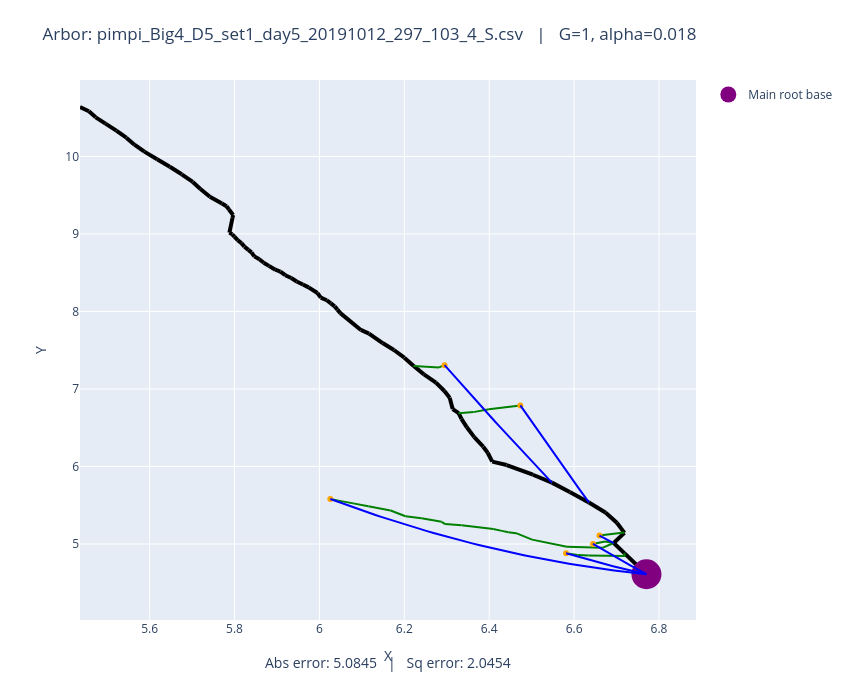

Notebook source saved alongside this figure:
### Code cell
# Plot both observed and optimized
plot_arbors(fname, 1, 0.018)

### Figure 1 — Plotly figure (JSON) as saved in the notebook; plotly's stock layout.template omitted (floating-point values rounded to 4 significant figures)
{"data": [{"line": {"color": "black", "width": 4}, "mode": "lines", "showlegend": false, "type": "scatter", "x": [6.77, 6.718], "y": [4.61, 4.882]}, {"line": {"color": "black", "width": 4}, "mode": "lines", "showlegend": false, "type": "scatter", "x": [6.718, 6.693], "y": [4.882, 5.013]}, {"line": {"color": "black", "width": 4}, "mode": "lines", "showlegend": false, "type": "scatter", "x": [6.693, 6.719], "y": [5.013, 5.144]}, {"line": {"color": "black", "width": 4}, "mode": "lines", "showlegend": false, "type": "scatter", "x": [6.719, 6.701], "y": [5.144, 5.274]}, {"line": {"color": "black", "width": 4}, "mode": "lines", "showlegend": false, "type": "scatter", "x": [6.701, 6.674], "y": [5.274, 5.406]}, {"line": {"color": "black", "width": 4}, "mode": "lines", "showlegend": false, "type": "scatter", "x": [6.674, 6.635], "y": [5.406, 5.536]}, {"line": {"color": "black", "width": 4}, "mode": "lines", "showlegend": false, "type": "scatter", "x": [6.635, 6.59], "y": [5.536, 5.672]}, {"line": {"color": "black", "width": 4}, "mode": "lines", "showlegend": false, "type": "scatter", "x": [6.59, 6.548], "y": [5.672, 5.792]}, {"line": {"color": "black", "width": 4}, "mode": "lines", "showlegend": false, "type": "scatter", "x": [6.548, 6.503], "y": [5.792, 5.894]}, {"line": {"color": "black", "width": 4}, "mode": "lines", "showlegend": false, "type": "scatter", "x": [6.503, 6.441], "y": [5.894, 6.019]}, {"line": {"color": "black", "width": 4}, "mode": "lines", "showlegend": false, "type": "scatter", "x": [6.441, 6.407], "y": [6.019, 6.063]}, {"line": {"color": "black", "width": 4}, "mode": "lines", "showlegend": false, "type": "scatter", "x": [6.407, 6.396], "y": [6.063, 6.177]}, {"line": {"color": "black", "width": 4}, "mode": "lines", "showlegend": false, "type": "scatter", "x": [6.396, 6.386], "y": [6.177, 6.255]}, {"line": {"color": "black", "width": 4}, "mode": "lines", "showlegend": false, "type": "scatter", "x": [6.386, 6.365], "y": [6.255, 6.379]}, {"line": {"color": "black", "width": 4}, "mode": "lines", "showlegend": false, "type": "scatter", "x": [6.365, 6.347], "y": [6.379, 6.505]}, {"line": {"color": "black", "width": 4}, "mode": "lines", "showlegend": false, "type": "scatter", "x": [6.347, 6.335], "y": [6.505, 6.615]}, {"line": {"color": "black", "width": 4}, "mode": "lines", "showlegend": false, "type": "scatter", "x": [6.335, 6.328], "y": [6.615, 6.688]}, {"line": {"color": "black", "width": 4}, "mode": "lines", "showlegend": false, "type": "scatter", "x": [6.328, 6.314], "y": [6.688, 6.741]}, {"line": {"color": "black", "width": 4}, "mode": "lines", "showlegend": false, "type": "scatter", "x": [6.314, 6.307], "y": [6.741, 6.888]}, {"line": {"color": "black", "width": 4}, "mode": "lines", "showlegend": false, "type": "scatter", "x": [6.307, 6.294], "y": [6.888, 6.973]}, {"line": {"color": "black", "width": 4}, "mode": "lines", "showlegend": false, "type": "scatter", "x": [6.294, 6.275], "y": [6.973, 7.082]}, {"line": {"color": "black", "width": 4}, "mode": "lines", "showlegend": false, "type": "scatter", "x": [6.275, 6.246], "y": [7.082, 7.188]}, {"line": {"color": "black", "width": 4}, "mode": "lines", "showlegend": false, "type": "scatter", "x": [6.246, 6.222], "y": [7.188, 7.296]}, {"line": {"color": "black", "width": 4}, "mode": "lines", "showlegend": false, "type": "scatter", "x": [6.222, 6.2], "y": [7.296, 7.404]}, {"line": {"color": "black", "width": 4}, "mode": "lines", "showlegend": false, "type": "scatter", "x": [6.2, 6.176], "y": [7.404, 7.502]}, {"line": {"color": "black", "width": 4}, "mode": "lines", "showlegend": false, "type": "scatter", "x": [6.176, 6.149], "y": [7.502, 7.592]}, {"line": {"color": "black", "width": 4}, "mode": "lines", "showlegend": false, "type": "scatter", "x": [6.149, 6.117], "y": [7.592, 7.715]}, {"line": {"color": "black", "width": 4}, "mode": "lines", "showlegend": false, "type": "scatter", "x": [6.117, 6.098], "y": [7.715, 7.761]}, {"line": {"color": "black", "width": 4}, "mode": "lines", "showlegend": false, "type": "scatter", "x": [6.098, 6.049], "y": [7.761, 7.978]}, {"line": {"color": "black", "width": 4}, "mode": "lines", "showlegend": false, "type": "scatter", "x": [6.049, 6.042], "y": [7.978, 8.023]}, {"line": {"color": "black", "width": 4}, "mode": "lines", "showlegend": false, "type": "scatter", "x": [6.042, 6.036], "y": [8.023, 8.065]}, {"line": {"color": "black", "width": 4}, "mode": "lines", "showlegend": false, "type": "scatter", "x": [6.036, 6.027], "y": [8.065, 8.104]}, {"line": {"color": "black", "width": 4}, "mode": "lines", "showlegend": false, "type": "scatter", "x": [6.027, 6.017], "y": [8.104, 8.145]}, {"line": {"color": "black", "width": 4}, "mode": "lines", "showlegend": false, "type": "scatter", "x": [6.017, 6.003], "y": [8.145, 8.179]}, {"line": {"color": "black", "width": 4}, "mode": "lines", "showlegend": false, "type": "scatter", "x": [6.003, 5.995], "y": [8.179, 8.238]}, {"line": {"color": "black", "width": 4}, "mode": "lines", "showlegend": false, "type": "scatter", "x": [5.995, 5.975], "y": [8.238, 8.31]}, {"line": {"color": "black", "width": 4}, "mode": "lines", "showlegend": false, "type": "scatter", "x": [5.975, 5.961], "y": [8.31, 8.347]}, {"line": {"color": "black", "width": 4}, "mode": "lines", "showlegend": false, "type": "scatter", "x": [5.961, 5.946], "y": [8.347, 8.387]}, {"line": {"color": "black", "width": 4}, "mode": "lines", "showlegend": false, "type": "scatter", "x": [5.946, 5.934], "y": [8.387, 8.431]}, {"line": {"color": "black", "width": 4}, "mode": "lines", "showlegend": false, "type": "scatter", "x": [5.934, 5.92], "y": [8.431, 8.467]}, {"line": {"color": "black", "width": 4}, "mode": "lines", "showlegend": false, "type": "scatter", "x": [5.92, 5.908], "y": [8.467, 8.515]}, {"line": {"color": "black", "width": 4}, "mode": "lines", "showlegend": false, "type": "scatter", "x": [5.908, 5.896], "y": [8.515, 8.538]}, {"line": {"color": "black", "width": 4}, "mode": "lines", "showlegend": false, "type": "scatter", "x": [5.896, 5.881], "y": [8.538, 8.588]}, {"line": {"color": "black", "width": 4}, "mode": "lines", "showlegend": false, "type": "scatter", "x": [5.881, 5.869], "y": [8.588, 8.629]}, {"line": {"color": "black", "width": 4}, "mode": "lines", "showlegend": false, "type": "scatter", "x": [5.869, 5.859], "y": [8.629, 8.673]}, {"line": {"color": "black", "width": 4}, "mode": "lines", "showlegend": false, "type": "scatter", "x": [5.859, 5.847], "y": [8.673, 8.711]}, {"line": {"color": "black", "width": 4}, "mode": "lines", "showlegend": false, "type": "scatter", "x": [5.847, 5.84], "y": [8.711, 8.762]}, {"line": {"color": "black", "width": 4}, "mode": "lines", "showlegend": false, "type": "scatter", "x": [5.84, 5.833], "y": [8.762, 8.795]}, {"line": {"color": "black", "width": 4}, "mode": "lines", "showlegend": false, "type": "scatter", "x": [5.833, 5.823], "y": [8.795, 8.836]}, {"line": {"color": "black", "width": 4}, "mode": "lines", "showlegend": false, "type": "scatter", "x": [5.823, 5.816], "y": [8.836, 8.881]}, {"line": {"color": "black", "width": 4}, "mode": "lines", "showlegend": false, "type": "scatter", "x": [5.816, 5.807], "y": [8.881, 8.919]}, {"line": {"color": "black", "width": 4}, "mode": "lines", "showlegend": false, "type": "scatter", "x": [5.807, 5.8], "y": [8.919, 8.964]}, {"line": {"color": "black", "width": 4}, "mode": "lines", "showlegend": false, "type": "scatter", "x": [5.8, 5.795], "y": [8.964, 8.995]}, {"line": {"color": "black", "width": 4}, "mode": "lines", "showlegend": false, "type": "scatter", "x": [5.795, 5.788], "y": [8.995, 9.017]}, {"line": {"color": "black", "width": 4}, "mode": "lines", "showlegend": false, "type": "scatter", "x": [5.788, 5.795], "y": [9.017, 9.208]}, {"line": {"color": "black", "width": 4}, "mode": "lines", "showlegend": false, "type": "scatter", "x": [5.795, 5.797], "y": [9.208, 9.244]}, {"line": {"color": "black", "width": 4}, "mode": "lines", "showlegend": false, "type": "scatter", "x": [5.797, 5.787], "y": [9.244, 9.315]}, {"line": {"color": "black", "width": 4}, "mode": "lines", "showlegend": false, "type": "scatter", "x": [5.787, 5.781], "y": [9.315, 9.357]}, {"line": {"color": "black", "width": 4}, "mode": "lines", "showlegend": false, "type": "scatter", "x": [5.781, 5.77], "y": [9.357, 9.392]}, {"line": {"color": "black", "width": 4}, "mode": "lines", "showlegend": false, "type": "scatter", "x": [5.77, 5.742], "y": [9.392, 9.479]}, {"line": {"color": "black", "width": 4}, "mode": "lines", "showlegend": false, "type": "scatter", "x": [5.742, 5.72], "y": [9.479, 9.58]}, {"line": {"color": "black", "width": 4}, "mode": "lines", "showlegend": false, "type": "scatter", "x": [5.72, 5.702], "y": [9.58, 9.671]}, {"line": {"color": "black", "width": 4}, "mode": "lines", "showlegend": false, "type": "scatter", "x": [5.702, 5.676], "y": [9.671, 9.77]}, {"line": {"color": "black", "width": 4}, "mode": "lines", "showlegend": false, "type": "scatter", "x": [5.676, 5.648], "y": [9.77, 9.867]}, {"line": {"color": "black", "width": 4}, "mode": "lines", "showlegend": false, "type": "scatter", "x": [5.648, 5.618], "y": [9.867, 9.965]}, {"line": {"color": "black", "width": 4}, "mode": "lines", "showlegend": false, "type": "scatter", "x": [5.618, 5.588], "y": [9.965, 10.06]}, {"line": {"color": "black", "width": 4}, "mode": "lines", "showlegend": false, "type": "scatter", "x": [5.588, 5.564], "y": [10.06, 10.15]}, {"line": {"color": "black", "width": 4}, "mode": "lines", "showlegend": false, "type": "scatter", "x": [5.564, 5.545], "y": [10.15, 10.24]}, {"line": {"color": "black", "width": 4}, "mode": "lines", "showlegend": false, "type": "scatter", "x": [5.545, 5.522], "y": [10.24, 10.33]}, {"line": {"color": "black", "width": 4}, "mode": "lines", "showlegend": false, "type": "scatter", "x": [5.522, 5.496], "y": [10.33, 10.42]}, {"line": {"color": "black", "width": 4}, "mode": "lines", "showlegend": false, "type": "scatter", "x": [5.496, 5.473], "y": [10.42, 10.5]}, {"line": {"color": "black", "width": 4}, "mode": "lines", "showlegend": false, "type": "scatter", "x": [5.473, 5.457], "y": [10.5, 10.58]}, {"line": {"color": "black", "width": 4}, "mode": "lines", "showlegend": false, "type": "scatter", "x": [5.457, 5.436], "y": [10.58, 10.64]}, {"line": {"color": "green", "width": 2}, "mode": "lines", "showlegend": false, "type": "scatter", "x": [6.66, 6.717], "y": [5.109, 5.147]}, {"line": {"color": "green", "width": 2}, "mode": "lines", "showlegend": false, "type": "scatter", "x": [6.717, 6.719], "y": [5.147, 5.144]}, {"line": {"color": "green", "width": 2}, "mode": "lines", "showlegend": false, "type": "scatter", "x": [6.645, 6.673], "y": [5.001, 5.034]}, {"line": {"color": "green", "width": 2}, "mode": "lines", "showlegend": false, "type": "scatter", "x": [6.673, 6.693], "y": [5.034, 5.013]}, {"line": {"color": "green", "width": 2}, "mode": "lines", "showlegend": false, "type": "scatter", "x": [6.026, 6.045], "y": [5.581, 5.559]}, {"line": {"color": "green", "width": 2}, "mode": "lines", "showlegend": false, "type": "scatter", "x": [6.045, 6.08], "y": [5.559, 5.524]}, {"line": {"color": "green", "width": 2}, "mode": "lines", "showlegend": false, "type": "scatter", "x": [6.08, 6.115], "y": [5.524, 5.486]}, {"line": {"color": "green", "width": 2}, "mode": "lines", "showlegend": false, "type": "scatter", "x": [6.115, 6.168], "y": [5.486, 5.433]}, {"line": {"color": "green", "width": 2}, "mode": "lines", "showlegend": false, "type": "scatter", "x": [6.168, 6.203], "y": [5.433, 5.358]}, {"line": {"color": "green", "width": 2}, "mode": "lines", "showlegend": false, "type": "scatter", "x": [6.203, 6.241], "y": [5.358, 5.332]}, {"line": {"color": "green", "width": 2}, "mode": "lines", "showlegend": false, "type": "scatter", "x": [6.241, 6.288], "y": [5.332, 5.286]}, {"line": {"color": "green", "width": 2}, "mode": "lines", "showlegend": false, "type": "scatter", "x": [6.288, 6.296], "y": [5.286, 5.257]}, {"line": {"color": "green", "width": 2}, "mode": "lines", "showlegend": false, "type": "scatter", "x": [6.296, 6.335], "y": [5.257, 5.241]}, {"line": {"color": "green", "width": 2}, "mode": "lines", "showlegend": false, "type": "scatter", "x": [6.335, 6.41], "y": [5.241, 5.194]}, {"line": {"color": "green", "width": 2}, "mode": "lines", "showlegend": false, "type": "scatter", "x": [6.41, 6.43], "y": [5.194, 5.169]}, {"line": {"color": "green", "width": 2}, "mode": "lines", "showlegend": false, "type": "scatter", "x": [6.43, 6.445], "y": [5.169, 5.151]}, {"line": {"color": "green", "width": 2}, "mode": "lines", "showlegend": false, "type": "scatter", "x": [6.445, 6.463], "y": [5.151, 5.14]}, {"line": {"color": "green", "width": 2}, "mode": "lines", "showlegend": false, "type": "scatter", "x": [6.463, 6.501], "y": [5.14, 5.056]}, {"line": {"color": "green", "width": 2}, "mode": "lines", "showlegend": false, "type": "scatter", "x": [6.501, 6.583], "y": [5.056, 4.963]}, {"line": {"color": "green", "width": 2}, "mode": "lines", "showlegend": false, "type": "scatter", "x": [6.583, 6.667], "y": [4.963, 4.951]}, {"line": {"color": "green", "width": 2}, "mode": "lines", "showlegend": false, "type": "scatter", "x": [6.667, 6.693], "y": [4.951, 5.013]}, {"line": {"color": "green", "width": 2}, "mode": "lines", "showlegend": false, "type": "scatter", "x": [6.581, 6.608], "y": [4.88, 4.86]}, {"line": {"color": "green", "width": 2}, "mode": "lines", "showlegend": false, "type": "scatter", "x": [6.608, 6.634], "y": [4.86, 4.851]}, {"line": {"color": "green", "width": 2}, "mode": "lines", "showlegend": false, "type": "scatter", "x": [6.634, 6.72], "y": [4.851, 4.845]}, {"line": {"color": "green", "width": 2}, "mode": "lines", "showlegend": false, "type": "scatter", "x": [6.72, 6.718], "y": [4.845, 4.882]}, {"line": {"color": "green", "width": 2}, "mode": "lines", "showlegend": false, "type": "scatter", "x": [6.295, 6.282], "y": [7.307, 7.278]}, {"line": {"color": "green", "width": 2}, "mode": "lines", "showlegend": false, "type": "scatter", "x": [6.282, 6.222], "y": [7.278, 7.296]}, {"line": {"color": "green", "width": 2}, "mode": "lines", "showlegend": false, "type": "scatter", "x": [6.473, 6.399], "y": [6.788, 6.737]}, {"line": {"color": "green", "width": 2}, "mode": "lines", "showlegend": false, "type": "scatter", "x": [6.399, 6.363], "y": [6.737, 6.701]}, {"line": {"color": "green", "width": 2}, "mode": "lines", "showlegend": false, "type": "scatter", "x": [6.363, 6.328], "y": [6.701, 6.688]}, {"marker": {"color": "orange"}, "mode": "markers", "showlegend": false, "type": "scatter", "x": [6.66], "y": [5.109]}, {"marker": {"color": "orange"}, "mode": "markers", "showlegend": false, "type": "scatter", "x": [6.645], "y": [5.001]}, {"marker": {"color": "orange"}, "mode": "markers", "showlegend": false, "type": "scatter", "x": [6.026], "y": [5.581]}, {"marker": {"color": "orange"}, "mode": "markers", "showlegend": false, "type": "scatter", "x": [6.581], "y": [4.88]}, {"marker": {"color": "orange"}, "mode": "markers", "showlegend": false, "type": "scatter", "x": [6.295], "y": [7.307]}, {"marker": {"color": "orange"}, "mode": "markers", "showlegend": false, "type": "scatter", "x": [6.473], "y": [6.788]}, {"marker": {"color": "purple", "size": 30}, "mode": "markers", "name": "Main root base", "type": "scatter", "x": [6.77], "y": [4.61]}, {"line": {"color": "blue"}, "mode": "lines", "showlegend": false, "type": "scatter", "x": [6.66, 6.661, 6.661, 6.662, 6.663, 6.663, 6.664, 6.665, 6.665, 6.666, 6.667, 6.667, 6.668, 6.669, 6.669, 6.67, 6.671, 6.671, 6.672, 6.673, 6.674, 6.674, 6.675, 6.676, 6.676, 6.677, 6.678, 6.678, 6.679, 6.68, 6.68, 6.681, 6.682, 6.682, 6.683, 6.684, 6.684, 6.685, 6.686, 6.686, 6.687, 6.688, 6.689, 6.689, 6.69, 6.691, 6.691, 6.692, 6.693, 6.693], "y": [5.109, 5.107, 5.105, 5.103, 5.101, 5.099, 5.097, 5.095, 5.093, 5.091, 5.089, 5.087, 5.085, 5.083, 5.082, 5.08, 5.078, 5.076, 5.074, 5.072, 5.07, 5.068, 5.066, 5.064, 5.062, 5.06, 5.058, 5.056, 5.054, 5.052, 5.05, 5.048, 5.046, 5.044, 5.042, 5.04, 5.038, 5.036, 5.034, 5.032, 5.03, 5.028, 5.026, 5.024, 5.022, 5.021, 5.019, 5.017, 5.015, 5.013]}, {"line": {"color": "blue"}, "mode": "lines", "showlegend": false, "type": "scatter", "x": [6.645, 6.647, 6.65, 6.652, 6.655, 6.657, 6.66, 6.663, 6.665, 6.668, 6.67, 6.673, 6.675, 6.678, 6.681, 6.683, 6.686, 6.688, 6.691, 6.693, 6.696, 6.699, 6.701, 6.704, 6.706, 6.709, 6.711, 6.714, 6.717, 6.719, 6.722, 6.724, 6.727, 6.729, 6.732, 6.735, 6.737, 6.74, 6.742, 6.745, 6.747, 6.75, 6.752, 6.755, 6.758, 6.76, 6.763, 6.765, 6.768, 6.77], "y": [5.001, 4.993, 4.984, 4.976, 4.968, 4.96, 4.951, 4.943, 4.935, 4.927, 4.919, 4.91, 4.902, 4.894, 4.886, 4.878, 4.87, 4.862, 4.854, 4.845, 4.837, 4.829, 4.821, 4.813, 4.805, 4.797, 4.789, 4.781, 4.774, 4.766, 4.758, 4.75, 4.742, 4.734, 4.726, 4.718, 4.71, 4.703, 4.695, 4.687, 4.679, 4.671, 4.664, 4.656, 4.648, 4.641, 4.633, 4.625, 4.617, 4.61]}, {"line": {"color": "blue"}, "mode": "lines", "showlegend": false, "type": "scatter", "x": [6.026, 6.041, 6.056, 6.071, 6.086, 6.102, 6.117, 6.132, 6.147, 6.162, 6.178, 6.193, 6.208, 6.223, 6.238, 6.254, 6.269, 6.284, 6.299, 6.314, 6.33, 6.345, 6.36, 6.375, 6.39, 6.406, 6.421, 6.436, 6.451, 6.466, 6.482, 6.497, 6.512, 6.527, 6.542, 6.558, 6.573, 6.588, 6.603, 6.618, 6.634, 6.649, 6.664, 6.679, 6.694, 6.71, 6.725, 6.74, 6.755, 6.77], "y": [5.581, 5.55, 5.52, 5.49, 5.46, 5.431, 5.403, 5.374, 5.347, 5.32, 5.293, 5.267, 5.241, 5.215, 5.19, 5.166, 5.142, 5.118, 5.095, 5.073, 5.051, 5.029, 5.008, 4.987, 4.967, 4.947, 4.928, 4.909, 4.89, 4.872, 4.855, 4.838, 4.821, 4.805, 4.789, 4.774, 4.759, 4.745, 4.731, 4.718, 4.705, 4.693, 4.681, 4.669, 4.658, 4.648, 4.637, 4.628, 4.619, 4.61]}, {"line": {"color": "blue"}, "mode": "lines", "showlegend": false, "type": "scatter", "x": [6.581, 6.585, 6.589, 6.593, 6.597, 6.6, 6.604, 6.608, 6.612, 6.616, 6.62, 6.624, 6.628, 6.631, 6.635, 6.639, 6.643, 6.647, 6.651, 6.655, 6.658, 6.662, 6.666, 6.67, 6.674, 6.678, 6.682, 6.685, 6.689, 6.693, 6.697, 6.701, 6.705, 6.709, 6.713, 6.716, 6.72, 6.724, 6.728, 6.732, 6.736, 6.74, 6.743, 6.747, 6.751, 6.755, 6.759, 6.763, 6.767, 6.77], "y": [4.88, 4.874, 4.868, 4.862, 4.855, 4.849, 4.843, 4.837, 4.831, 4.825, 4.819, 4.813, 4.807, 4.801, 4.796, 4.79, 4.784, 4.778, 4.773, 4.767, 4.761, 4.756, 4.75, 4.744, 4.739, 4.733, 4.728, 4.722, 4.717, 4.712, 4.706, 4.701, 4.695, 4.69, 4.685, 4.68, 4.675, 4.669, 4.664, 4.659, 4.654, 4.649, 4.644, 4.639, 4.634, 4.629, 4.624, 4.619, 4.615, 4.61]}, {"line": {"color": "blue"}, "mode": "lines", "showlegend": false, "type": "scatter", "x": [6.295, 6.3, 6.305, 6.31, 6.315, 6.321, 6.326, 6.331, 6.336, 6.341, 6.346, 6.352, 6.357, 6.362, 6.367, 6.372, 6.377, 6.383, 6.388, 6.393, 6.398, 6.403, 6.408, 6.414, 6.419, 6.424, 6.429, 6.434, 6.439, 6.445, 6.45, 6.455, 6.46, 6.465, 6.47, 6.476, 6.481, 6.486, 6.491, 6.496, 6.501, 6.506, 6.512, 6.517, 6.522, 6.527, 6.532, 6.537, 6.543, 6.548], "y": [7.307, 7.275, 7.243, 7.211, 7.179, 7.147, 7.115, 7.083, 7.051, 7.019, 6.988, 6.956, 6.924, 6.893, 6.861, 6.83, 6.798, 6.767, 6.736, 6.704, 6.673, 6.642, 6.611, 6.58, 6.549, 6.518, 6.487, 6.456, 6.426, 6.395, 6.364, 6.334, 6.303, 6.272, 6.242, 6.212, 6.181, 6.151, 6.121, 6.091, 6.06, 6.03, 6.0, 5.97, 5.94, 5.911, 5.881, 5.851, 5.821, 5.792]}, {"line": {"color": "blue"}, "mode": "lines", "showlegend": false, "type": "scatter", "x": [6.473, 6.477, 6.48, 6.483, 6.487, 6.49, 6.493, 6.496, 6.5, 6.503, 6.506, 6.51, 6.513, 6.516, 6.52, 6.523, 6.526, 6.529, 6.533, 6.536, 6.539, 6.543, 6.546, 6.549, 6.552, 6.556, 6.559, 6.562, 6.566, 6.569, 6.572, 6.576, 6.579, 6.582, 6.585, 6.589, 6.592, 6.595, 6.599, 6.602, 6.605, 6.609, 6.612, 6.615, 6.618, 6.622, 6.625, 6.628, 6.632, 6.635], "y": [6.788, 6.762, 6.736, 6.71, 6.684, 6.658, 6.632, 6.606, 6.58, 6.554, 6.528, 6.503, 6.477, 6.451, 6.425, 6.399, 6.374, 6.348, 6.322, 6.296, 6.271, 6.245, 6.22, 6.194, 6.168, 6.143, 6.117, 6.092, 6.066, 6.041, 6.015, 5.99, 5.965, 5.939, 5.914, 5.889, 5.863, 5.838, 5.813, 5.787, 5.762, 5.737, 5.712, 5.687, 5.662, 5.636, 5.611, 5.586, 5.561, 5.536]}], "layout": {"annotations": [{"font": {"size": 14}, "showarrow": false, "text": "Abs error: 5.0845   |   Sq error: 2.0454", "x": 0.5, "xref": "paper", "y": -0.1, "yref": "paper"}], "height": 700, "margin": {"b": 80, "t": 80}, "title": {"text": "Arbor: pimpi_Big4_D5_set1_day5_20191012_297_103_4_S.csv   |   G=1, alpha=0.018"}, "width": 850, "xaxis": {"autorange": true, "range": [5.436, 6.888], "title": {"text": "X"}, "type": "linear"}, "yaxis": {"autorange": true, "range": [4.02, 10.99], "title": {"text": "Y"}, "type": "linear"}}}
